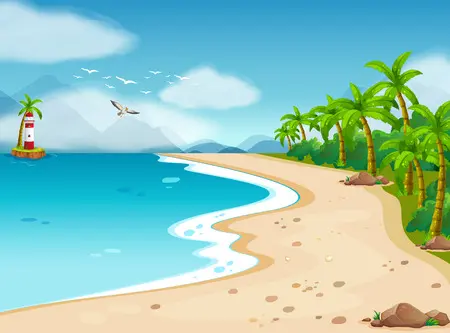
#> input picture exp8/itsohk.png, 450 x 333 px, found by its file name
$ python contur_segmentation.py
#> lines starting #> are read from the running program, lines starting #| are printed output that depends on the picture; after the words box and inside, x2 and y2 are one past the last pixel; in counts of white or black regions, pixels touching at a corner belong together
import cv2

# Load image
img = cv2.imread(r'D:\Academic\Fourth year Second semester\4206\Code\exp8\itsohk.png')
#> img is the input picture: shape (333, 450, 3); mean B, G, R 188.2, 199.7, 148.6

if img is None:
    print("Image not found.")
    exit()

# Convert to grayscale
gray = cv2.cvtColor(img, cv2.COLOR_BGR2GRAY)
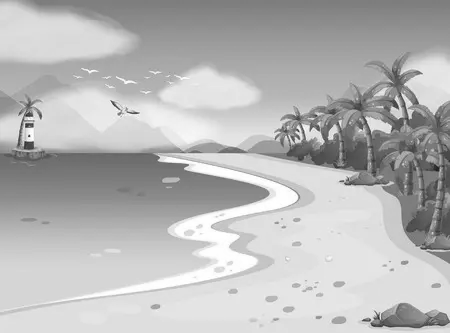
#> gray: shape (333, 450); min 32, max 255, mean 183.1

# Apply binary threshold
_, thresh = cv2.threshold(gray, 127, 255, cv2.THRESH_BINARY)
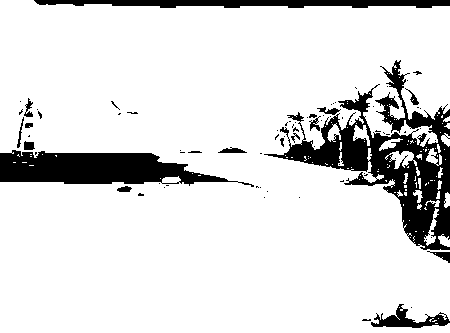
#> thresh: shape (333, 450); 86.8% white; 79 black regions (61 under 20 px)

# Find contours
contours, hierarchy = cv2.findContours(thresh, cv2.RETR_EXTERNAL, cv2.CHAIN_APPROX_SIMPLE)
#> contours = 118 contours, 105 with area under 20; largest, box (x1, y1, x2, y2) and area: (0, 0, 450, 333) 127454, (385, 151, 417, 169) 229, (353, 125, 370, 146) 148, (424, 208, 439, 246) 138, (327, 123, 341, 142) 116

# Draw contours on the original image (in green)
img_with_contours = img.copy()
cv2.drawContours(img_with_contours, contours, -1, (0, 255, 0), 2)
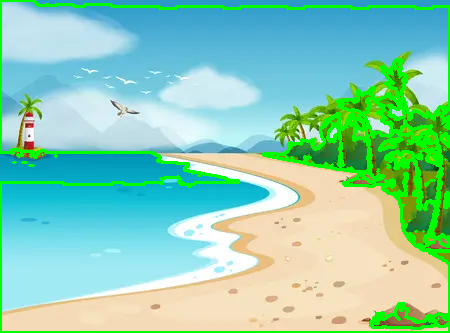
#> img_with_contours: shape (333, 450, 3); 9.27% of pixels changed, all inside (x1, y1, x2, y2) = (0, 0, 450, 333)

# Show result
cv2.imshow("Original", img)
cv2.imshow("Contours", img_with_contours)
cv2.imwrite("images/contours_output.jpg", img_with_contours)
cv2.waitKey(0)
cv2.destroyAllWindows()
